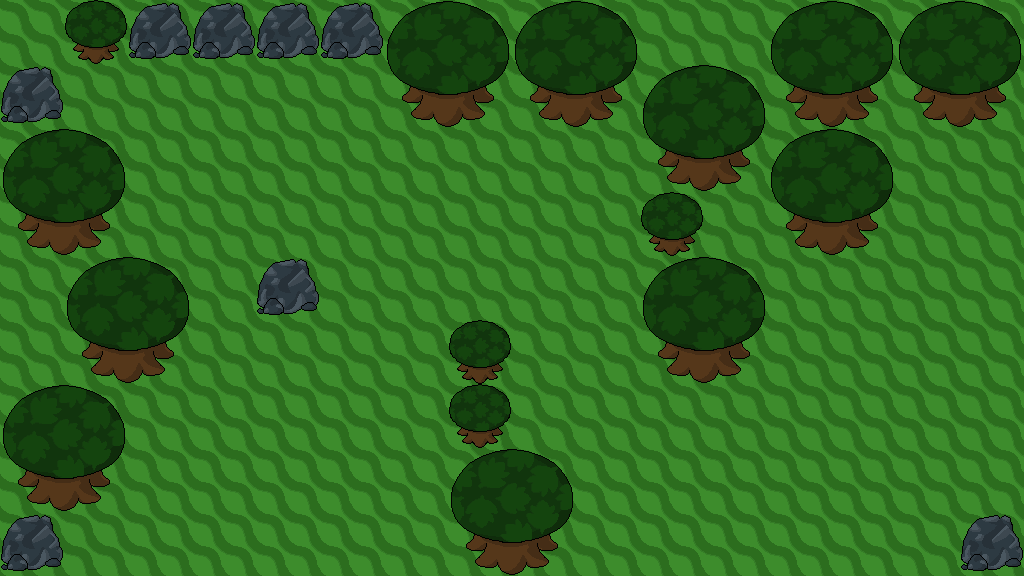

A 2D game scene composited from a Tiled map and its tileset images. What follows is a short description and the map's XML, with every tile layer's data as written:
An orthogonal 16x9 tile map with 64x64 px tiles, 1 tile layer (Tile Layer 1).

<map version="1.0" orientation="orthogonal" width="16" height="9" tilewidth="64" tileheight="64">
 <tileset firstgid="1" name="backgroundTiles" tilewidth="64" tileheight="64">
  <image source="../backgroundTiles.png" width="9600" height="64" />
 </tileset>
 <layer name="Tile Layer 1" width="16" height="9">
  <data encoding="csv">
4,105,106,106,106,106,108,109,108,109,4,4,108,109,108,109,
106,54,54,54,4,4,110,111,110,111,108,109,110,111,110,111,
108,109,4,54,4,4,4,4,4,4,110,111,108,109,54,4,
110,111,54,54,4,4,4,4,4,4,105,4,110,111,54,4,
4,108,109,4,106,4,4,4,4,4,108,109,54,54,54,4,
4,110,111,4,4,4,4,105,4,4,110,111,4,4,4,4,
108,109,4,4,4,4,4,105,4,4,4,4,4,4,4,4,
110,111,4,4,4,4,4,108,109,4,4,4,4,4,4,4,
106,4,4,4,4,4,4,110,111,4,4,4,4,4,4,106
</data>
 </layer>
</map>
